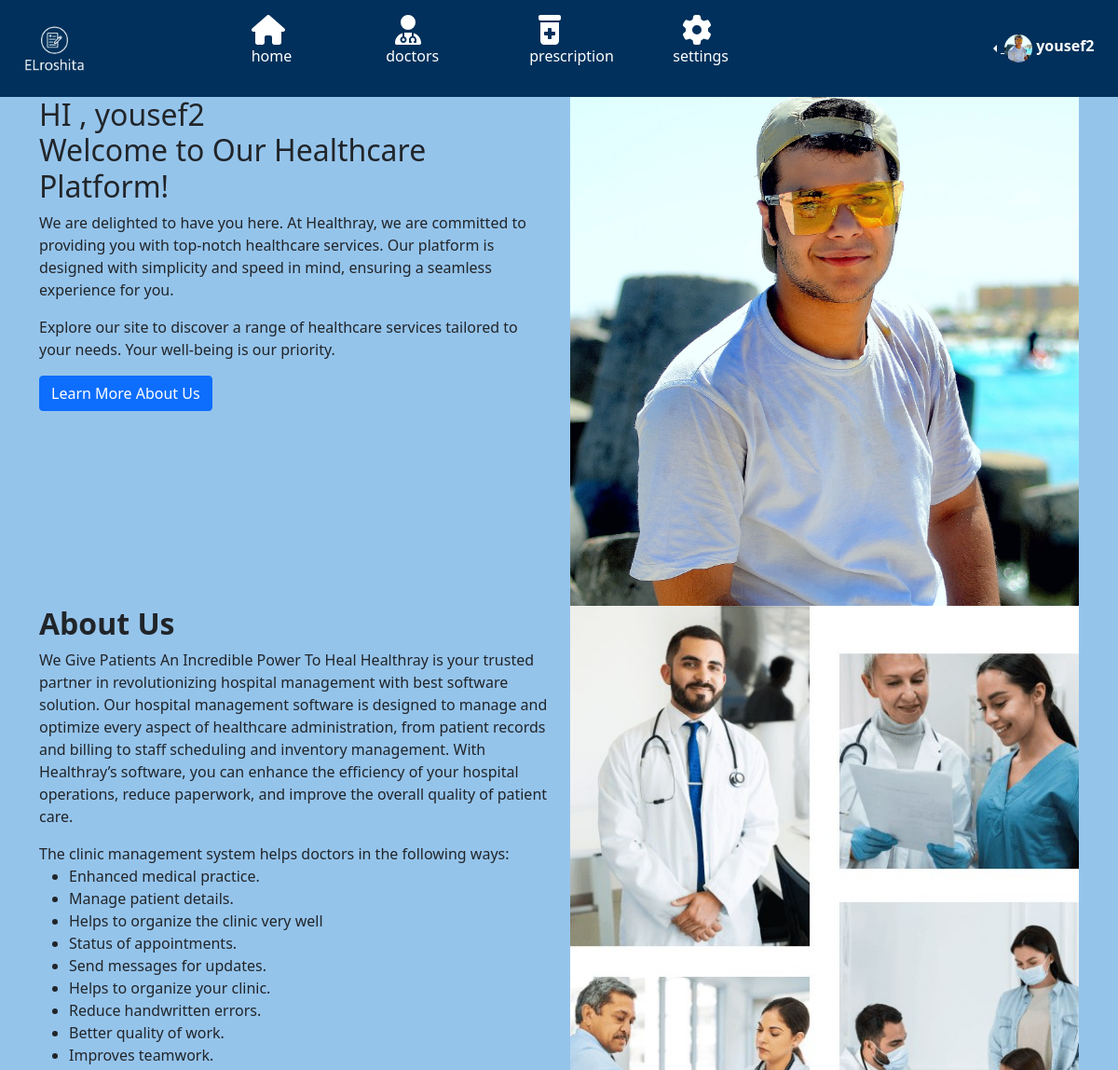
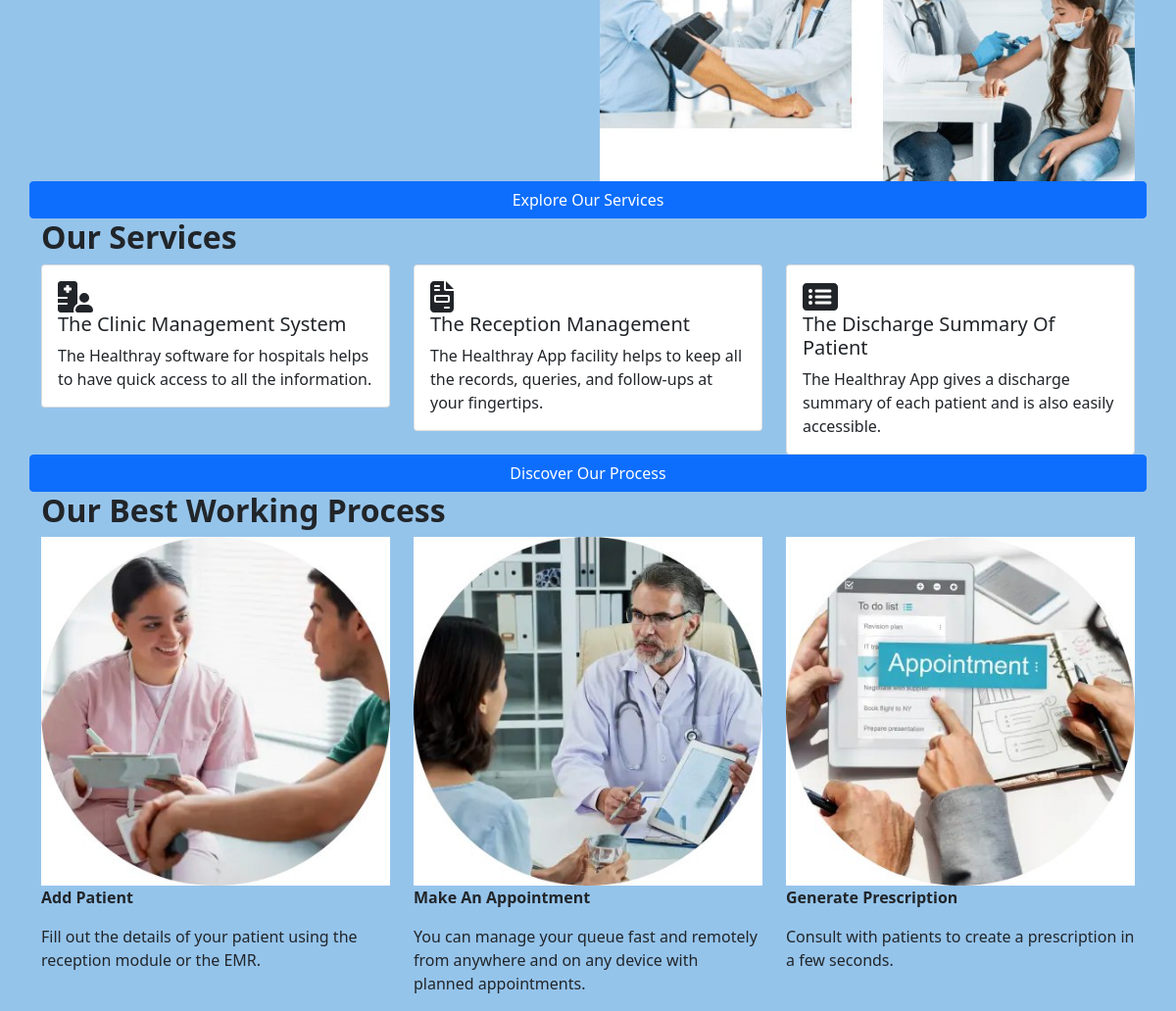
Screenshot of /home.php (signed in) with the database file from the repository (2 pictures, top to bottom).
### tables this page shows
CREATE TABLE `user_login` (
  `id` int(11) NOT NULL,
  `user_image` varchar(100) NOT NULL,
  `username` varchar(255) NOT NULL,
  `password` varchar(255) NOT NULL,
  `name` varchar(255) NOT NULL,
  `is_doctor` int(11) NOT NULL
);

### home.php (the view, shortened to what this page needs)
<?php
include "backend/dbconnect.php";
$user_id_session = $_SESSION['name'];
$sql = "select user_image , name , username from user_login where id = $user_id_session";
$result = mysqli_query($conn, $sql);
$row = mysqli_fetch_assoc($result);
?>
<!DOCTYPE html>
<html lang="en">
<head>
    <link rel="stylesheet" href="css/bootstrap.min.css">
    <link rel="stylesheet" href="css/all.min.css">
    <link rel="stylesheet" href="css/style.css">
    <link rel="stylesheet" href="css/home_style.css">
</head>
<body>
    <nav class="navbar navbar-expand-lg navbar-light bg-body-tertiary">
        <div class="container-fluid justify-content-between">
            <div class="d-flex">
                <a class="navbar-brand me-0 mb-0 d-flex align-items-center" href="#">
                    <img src="imgs/logo.webp" height="70px" alt="Logo" loading="lazy" style="margin: 0px;" />
                </a>
            </div>
            <ul class="navbar-nav flex-row d-none d-md-flex d-sm-none">
                <li class="nav-item me-1 me-lg-1 active">
                    <a class="nav-link" href="home.php">
                        <span><i class="fas fa-home fa-lg fa-2xl"></i></span>
                        <p>home</p>
                    </a>
                </li>
                <li class="nav-item me-1 me-lg-1">
                    <a class="nav-link" href="doctors_tab.php">
                        <span><i class="fa-solid fa-user-doctor fa-2xl"></i></span>
                        <p class="h6edit">doctors</p>
                    </a>
                </li>
                <li class="nav-item me-1 me-lg-1">
                    <a class="nav-link" href="prescription.php">
                        <span><i class="fa-solid fa-prescription-bottle-medical fa-2xl"></i></span>
                        <p class="h6edit">prescription</p>
                    </a>
                </li>
                <li class="nav-item me-1 me-lg-1">
                    <a class="nav-link" href="setting.php">
                        <span><i class="fa-solid fa-gear fa-2xl"></i></span>
                        <p class="h6edit">settings</p>
                    </a>
                </li>
            </ul>
            <ul class="navbar-nav flex-row d-none d-md-flex d-sm-none">
                <li class="nav-item me-md-1 me-lg-1  d-sm-none  d-lg-flex d-md-flex">
                    <a class="nav-link d-sm-none  d-lg-flex d-md-flex " href="#">
                        <div class="btn-group dropstart">
                            <a class="dropdown-toggle" href="#" role="button" data-bs-toggle="dropdown" aria-expanded="false">
                                <img src="<?php
                                            if (empty($row["user_image"])) {
                                                echo "imgs/user.jpg";
                                            } else {
                                                $user_image_file = $row['user_image'];
                                                echo "user_image/$user_image_file";
                                            }
                                            ?>" class="rounded-circle" height="30" alt="" loading="lazy" />
                            </a>
                        </div>
                        <strong class="username d-none d-sm-none  d-lg-block d-md-block ms-1">
                            <?php
                            $user_name_file = $row['name'];
                            echo "$user_name_file";
                            ?>
                        </strong>
                    </a>
                </li>
            </ul>
        </div>
    </nav>
    <section class="welcome-section">
        <div class="container">
            <div class="row">
                <div class="col-lg-6">
                    <div class="welcome-text">
                        <h2>HI , <?php
                                    $user_name_file = $row['name'];
                                    echo "$user_name_file";
                                    ?><br>Welcome to Our Healthcare Platform!</h2>
                        <p>We are delighted to have you here. At Healthray, we are committed to providing you with
                            top-notch healthcare services. Our platform is designed with simplicity and speed in mind,
                            ensuring a seamless experience for you.</p>
                        <p>Explore our site to discover a range of healthcare services tailored to your needs. Your
                            well-being is our priority.</p>
                        <button class="btn btn-primary" onclick="scrollToAboutUs()">Learn More About Us</button>
                    </div>
                </div>
                <div class="col-lg-6">
                    <div class="welcome-image">
                        <img src="<?php
                                    if (empty($row["user_image"])) {
                                        echo "imgs/user.jpg";
                                    } else {
                                        $user_image_file = $row['user_image'];
                                        echo "user_image/$user_image_file";
                                    }
                                    ?>" alt="Welcome Image" class="img-fluid">
                    </div>
                </div>
            </div>
        </div>
    </section>
    <section class="about-us">
        <div class="container">
            <div class="row">
                <div class="col-lg-6">
                    <h2><b>About Us</b></h2>
                    <p>We Give Patients An Incredible Power To Heal
                        Healthray is your trusted partner in revolutionizing hospital management with best software
                        solution. Our hospital management software is designed to manage and optimize every aspect of
                        healthcare administration, from patient records and billing to staff scheduling and inventory
                        management. With Healthray’s software, you can enhance the efficiency of your hospital
                        operations, reduce paperwork, and improve the overall quality of patient care.</p>
                    The clinic management system helps doctors in the following ways:
                    <ul>
                        <li>Enhanced medical practice.</li>
                        <li>Manage patient details.</li>
                        <li>Helps to organize the clinic very well</li>
                        <li>Status of appointments.</li>
                        <li>Send messages for updates.</li>
                        <li>Helps to organize your clinic.</li>
                        <li>Reduce handwritten errors.</li>
                        <li>Better quality of work.</li>
                        <li>Improves teamwork.</li>
                    </ul>
                </div>
                <div class="col-lg-6">
                    <img src="imgs/home4.jpg" alt="About Us Image" class="img-fluid">
                </div>
                <button class="btn btn-primary" onclick="scrollToSection('our-services')">Explore Our Services</button>
            </div>
        </div>
    </section>
    <section class="our-services" id="our-services">
        <div class="container">
            <h2><b>Our Services</b></h2>
            <div class="row">
                <div class="col-md-4">
                    <div class="card">
                        <div class="card-body">
                            <i class="fa-solid fa-hospital-user fa-2xl"></i>
                            <h5 class="card-title">The Clinic Management System</h5>
                            <p class="card-text">The Healthray software for hospitals helps to have quick access to all
                                the information.</p>
                        </div>
                    </div>
                </div>
                <div class="col-md-4">
                    <div class="card">
                        <div class="card-body">
                            <i class="fa-solid fa-file-invoice fa-2xl"></i>
                            <h5 class="card-title">The Reception Management</h5>
                            <p class="card-text">
                                The Healthray App facility helps to keep all the records, queries, and follow-ups at
                                your fingertips.</p>
                        </div>
                    </div>
                </div>
                <div class="col-md-4">
                    <div class="card">
                        <div class="card-body">
                            <i class="fa-solid fa-rectangle-list fa-2xl"></i>
                            <h5 class="card-title">The Discharge Summary Of Patient</h5>
                            <p class="card-text">The Healthray App gives a discharge summary of each patient and is also
                                easily accessible.</p>
                        </div>
                    </div>
                </div>
                <button class="btn btn-primary" onclick="scrollToSection('our-process')">Discover Our Process</button>
            </div>
        </div>
    </section>
    <section class="our-process" id="our-process">
        <div class="container">
            <h2><b>Our Best Working Process</b></h2>
            <div class="row">
                <div class="col-md-4">
                    <div class="process-step">
                        <img src="imgs/home2.jpg" alt="Step 1 Image" class="img-fluid">
                        <p><b>Add Patient</b></p>
                        <p>Fill out the details of your patient using the reception module or the EMR.</p>
                    </div>
                </div>
                <div class="col-md-4">
                    <div class="process-step">
                        <img src="imgs/home3.jpg" alt="Step 2 Image" class="img-fluid">
                        <p><b>Make An Appointment</b></p>
                        <p>You can manage your queue fast and remotely from anywhere and on any device with planned
                            appointments.</p>
                    </div>
                </div>
                <div class="col-md-4">
                    <div class="process-step">
                        <img src="imgs/home5.jpg" alt="Step 3 Image" class="img-fluid">
                        <p><b>Generate Prescription</b></p>
                        <p>Consult with patients to create a prescription in a few seconds.</p>
                    </div>
                </div>
            </div>
        </div>
    </section>
</body>
</html>

### css/style.css (style rules this page uses)
body { margin: 0px; background-color: rgba(59, 147, 219, 0.537); }
nav ul li p { color: white; }
nav ul li .h6edit { transform: translate(-7%); }
nav ul li { width: 150px; }
nav ul li span { color: white; }
.username { color: white; }
.navbar { background-color: rgb(0, 48, 91); }
.navbar a { color: white; transition: font-size ease 0.4s; }
.navbar-light .navbar-nav .nav-link { color: rgba(255, 255, 255, 0.516); }

### rows the page displays
user_login: user_image (picture), name "yousef2"
